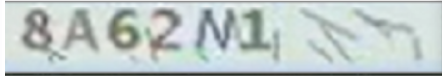
#> input picture ocr/Snipaste_2021-11-17_16-25-24.png, 442 x 76 px
$ python 3.py
#> lines starting #> are read from the running program, lines starting #| are printed output that depends on the picture; after the words box and inside, x2 and y2 are one past the last pixel; in counts of white or black regions, pixels touching at a corner belong together
#> further down, src is the input picture: shape (76, 442, 3); mean B, G, R 199.5, 200.9, 190.4
import cv2 as cv
import pytesseract
from PIL import Image


def recognize_text(image):
    # 边缘保留滤波  去噪
    blur = cv.pyrMeanShiftFiltering(image, sp=8, sr=60)
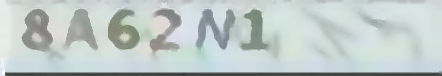
#> blur: shape (76, 442, 3); mean B, G, R 200.4, 202.2, 191.5
    cv.imshow('dst', blur)
    # 灰度图像
    gray = cv.cvtColor(blur, cv.COLOR_BGR2GRAY)
    # 二值化  设置阈值  自适应阈值的话 黄色的4会提取不出来
    ret, binary = cv.threshold(gray, 185, 255, cv.THRESH_BINARY_INV)
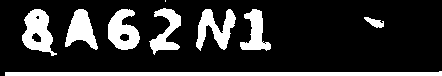
#> binary: shape (76, 442); 19.6% white; 9 white regions (1 under 20 px), largest, box (x1, y1, x2, y2) and area: (5, 71, 442, 76) 1751, (22, 9, 57, 56) 938, (108, 9, 140, 50) 846
    print(f'二值化设置的阈值：{ret}')
    cv.imshow('binary', binary)
    # 逻辑运算  让背景为白色  字体为黑  便于识别
    cv.bitwise_not(binary, binary)
    cv.imshow('bg_image', binary)
    # 识别
    pytesseract.pytesseract.tesseract_cmd = r"C:\Program Files\Tesseract-OCR\tesseract.exe"
    test_message = Image.fromarray(binary)
    text = pytesseract.image_to_string(test_message)
    print(f'识别结果：{text}')


src = cv.imread(r'Snipaste_2021-11-17_16-25-24.png')
cv.imshow('input image', src)
recognize_text(src)
#> (the call stopped at in recognize_text, `text = pytesseract.image_to_string(test_message)`: pytesseract is not available in this run)
cv.waitKey(0)
cv.destroyAllWindows()
